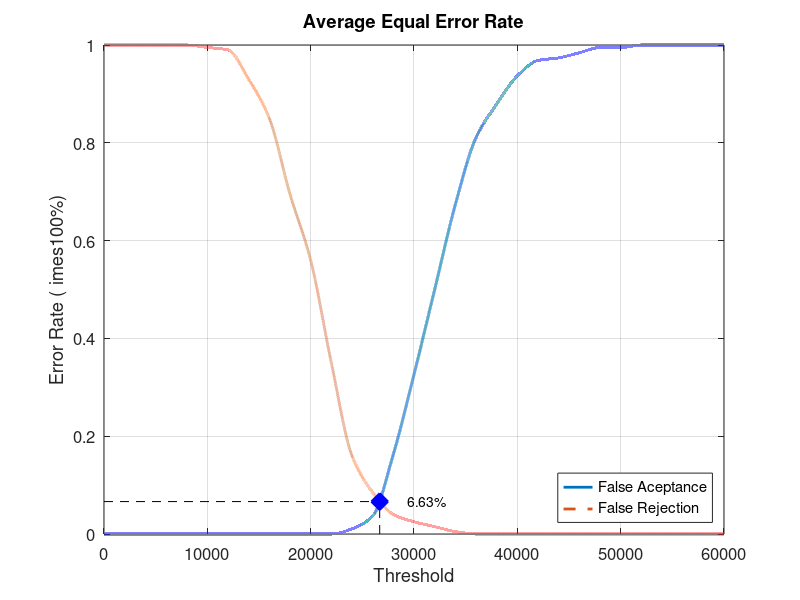
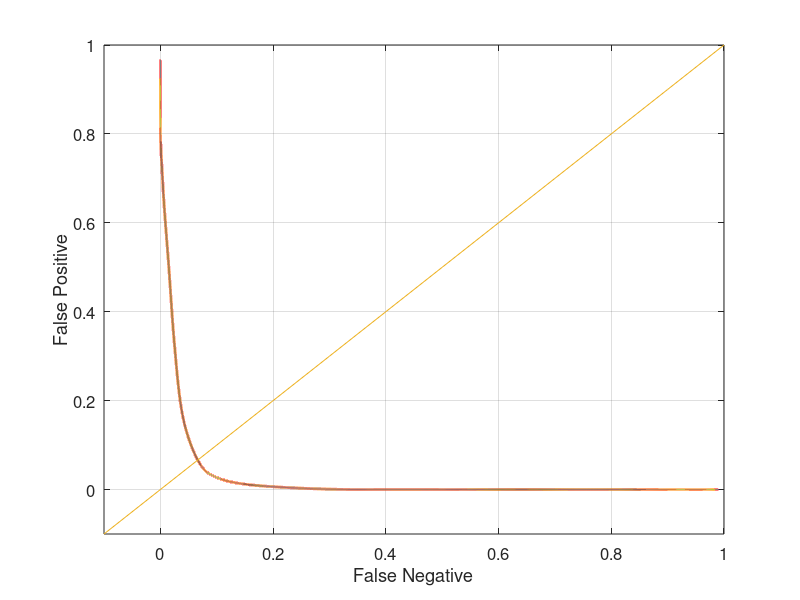

These figures' MATLAB source, in order:
close all;
clear;
clc;
x = 0:2000:60000;
xq = 0:0.5:60000;

y0 = [0 0 0 0 0 0 0 0 0 0 0 0 0.0105263 0.0368421 0.163158 0.326316 0.5 0.673684 0.810526 0.878947 0.936842 0.968421 0.973684 0.984211 0.994737 0.994737 1 1 1 1 1]
yy0 = interp1(x, y0, xq, 'pchip');
y1 = [1 1 1 1 1 0.995 0.99 0.93 0.85 0.695 0.56 0.35 0.16 0.085 0.04 0.025 0.015 0.005 0 0 0 0 0 0 0 0 0 0 0 0 0]
yy1 = interp1(x, y1, xq, 'pchip');

% Calculating EER: 
y2 = abs(y0 - y1);
find(y2 == min(y2))
yy2 = abs(yy0 - yy1);
xEER = find(yy2 == min(yy2));
xEERIndex = xq(xEER) % X-axis EER
yEER = yy0(xEER) % Y-axis EER

main = figure
plot(xq, yy0,'-','LineWidth', 2);	hold on
plot(xq, yy1,'--','LineWidth', 2);	hold on
plot([xEERIndex xEERIndex], [0 yEER], 'k--');	hold on
plot([0 xEERIndex], [yEER yEER], 'k--');	hold on
plot(xEERIndex, yEER, 'bx', 'LineWidth', 10);	hold on
text(xEERIndex + 10 * xEERIndex / 100, yEER, [num2str(round((10000 * yEER)) / 100) '%'])
legend('False Aceptance', 'False Rejection', 'Location', 'SouthEast')
xlabel('Threshold')
ylabel('Error Rate (	imes100%)')
title('Average Equal Error Rate')
set(gca, 'FontSize', 12)
axis([0 60000 0 1])
grid on

print(main, 'Database2_4Main', '-dpng');
FNRxFPR = figure('Color', [1 1 1]);
plot(yy1, yy0, '-', yy1, yy0, 'LineWidth', 2);
hold on
y = -0.1:0.1:1
plot(y, y); 
set(gca, 'FontSize', 12)
xlabel('False Negative')
ylabel('False Positive')
axis([-0.1 1 -0.1 1])
set(gca, 'FontSize', 12)
grid on

print(FNRxFPR, 'Database2_4FNRxFPR','-dpng');
